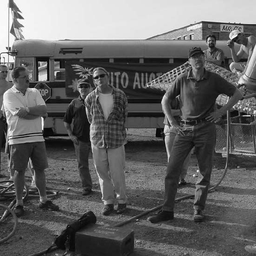
%> input picture ImgPro_powerpoints/color_img1.jpg (cropped and resized to the size of MATLAB's example picture, made grey), 256 x 256 px, given in place of cameraman.tif, which was not available
$ octave FFT.m   (GNU Octave 9; MATLAB toolbox functions it lacks are replaced by stand-ins)
%> lines starting %> are read from the running program, lines starting %| are printed output that depends on the picture; pictures that were not available may be replaced by others from this repository, and a replacement may not be noted

a=imread('cameraman.tif');b=im2double(a);
%> further down, a is the input picture: size 256x256 uint8; min 0, max 255, mean 99.5
figure;imshow(b);
Fb= fft2(b); Fbshift=fftshift(Fb);
figure;imshow(log(abs(Fbshift)),[]);
figure;imshow(angle(Fbshift),[]);


rebuiltmb=ifft2(abs(Fb));
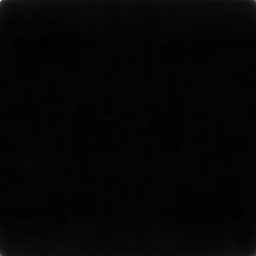
%> rebuiltmb: size 256x256 double; min -0.0258, max 19.61, mean 0.39; drawn with min black and max white
figure;imshow(rebuiltmb);
rebuiltpb=ifft2(Fb./abs(Fb));
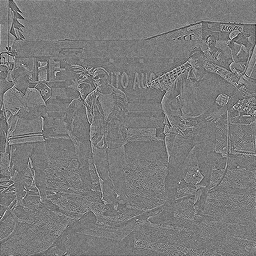
%> rebuiltpb: size 256x256 double; min -0.0284, max 0.0305, mean 1.53e-05; drawn with min black and max white
figure;imshow(rebuiltpb,[]);


figure;imshow(log(abs(real(Fbshift))),[]);
rebuiltrb=ifft2(real(Fb));
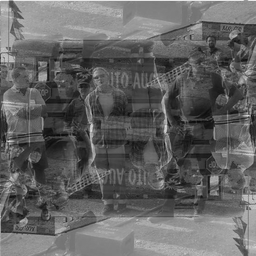
%> rebuiltrb: size 256x256 double; min 0.0392, max 0.969, mean 0.39
figure;imshow(rebuiltrb,[]);


figure;imshow(log(abs(imag(Fbshift))),[]);
rebuiltib=ifft2(Fb-real(Fb));
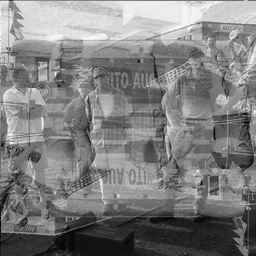
%> rebuiltib: size 256x256 double; min -0.451, max 0.451, mean 6.94e-18; drawn with min black and max white
figure;imshow(rebuiltib,[]);

a=imread('testpat1.png');b=im2double(a);
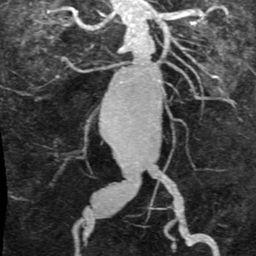
%> input picture ImgPro_powerpoints/bp1.jpg (cropped and resized to the size of MATLAB's example picture, made grey), 256 x 256 px, given in place of testpat1.png, which was not available
%> further down, a is the input picture: size 256x256 uint8; min 0, max 255, mean 78.2
figure;imshow(b);


Fb= fft2(b);Fbshift=fftshift(Fb);
figure;imshow(log(abs(Fbshift)+0.00000001),[]);
%> after `imshow(log(abs(Fbshift)+0.00000001),[])`:
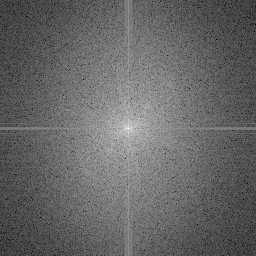
%> displayed picture: size 256x256, on the screen's scale of 0 to 255; min 0, max 255, mean 102.2

FMask=zeros(256,256);FMask([96:160],[96:160])=1.0;
Fbband=Fbshift.*FMask;
figure;imshow(log(abs(Fbband)+0.0000001),[]);


Fbband=ifftshift(Fbband);bandrebuilt=ifft2(Fbband);
figure;imshow(bandrebuilt);

FMask=zeros(256,256);FMask([64:192],[64:192])=1.0;
Fbband=Fbshift.*FMask;
figure;imshow(log(abs(Fbband)+0.0000001),[]);

Fbband=ifftshift(Fbband);bandrebuilt=ifft2(Fbband);
figure;imshow(bandrebuilt);

FMask=zeros(256,256);FMask([32:224],[32:224])=1.0;
Fbband=Fbshift.*FMask;
figure;imshow(log(abs(Fbband)+0.0000001),[]);
%> after `imshow(log(abs(Fbband)+0.0000001),[])`:
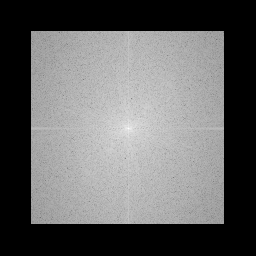
%> displayed picture: size 256x256, on the screen's scale of 0 to 255; min 0, max 255, mean 101.1

Fbband=ifftshift(Fbband);bandrebuilt=ifft2(Fbband);
figure;imshow(bandrebuilt);

%> (the run ends here)
